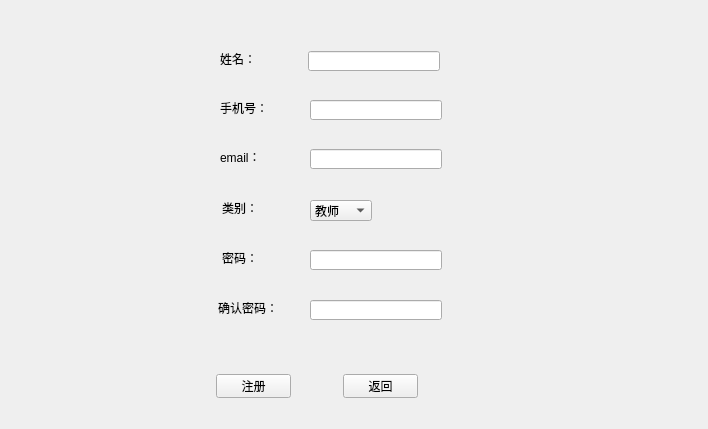
<?xml version="1.0" encoding="UTF-8"?>
<ui version="4.0">
 <class>RegisterWidget</class>
 <widget class="QWidget" name="RegisterWidget">
  <property name="geometry">
   <rect>
    <x>0</x>
    <y>0</y>
    <width>708</width>
    <height>429</height>
   </rect>
  </property>
  <property name="windowTitle">
   <string>Form</string>
  </property>
  <widget class="QLineEdit" name="m_mobileLineEdit_2">
   <property name="geometry">
    <rect>
     <x>310</x>
     <y>100</y>
     <width>132</width>
     <height>20</height>
    </rect>
   </property>
  </widget>
  <widget class="QLabel" name="label_8">
   <property name="geometry">
    <rect>
     <x>220</x>
     <y>100</y>
     <width>48</width>
     <height>16</height>
    </rect>
   </property>
   <property name="text">
    <string>手机号：</string>
   </property>
  </widget>
  <widget class="QPushButton" name="m_registerButton">
   <property name="geometry">
    <rect>
     <x>216</x>
     <y>374</y>
     <width>75</width>
     <height>24</height>
    </rect>
   </property>
   <property name="text">
    <string>注册</string>
   </property>
  </widget>
  <widget class="QPushButton" name="m_returnButton">
   <property name="geometry">
    <rect>
     <x>343</x>
     <y>374</y>
     <width>75</width>
     <height>24</height>
    </rect>
   </property>
   <property name="text">
    <string>返回</string>
   </property>
  </widget>
  <widget class="QLineEdit" name="m_nameLlineEdit">
   <property name="geometry">
    <rect>
     <x>308</x>
     <y>51</y>
     <width>132</width>
     <height>20</height>
    </rect>
   </property>
  </widget>
  <widget class="QLabel" name="label">
   <property name="geometry">
    <rect>
     <x>220</x>
     <y>51</y>
     <width>36</width>
     <height>16</height>
    </rect>
   </property>
   <property name="text">
    <string>姓名：</string>
   </property>
  </widget>
  <widget class="QLineEdit" name="m_mobileLineEdit">
   <property name="geometry">
    <rect>
     <x>310</x>
     <y>149</y>
     <width>132</width>
     <height>20</height>
    </rect>
   </property>
  </widget>
  <widget class="QLabel" name="label_3">
   <property name="geometry">
    <rect>
     <x>220</x>
     <y>149</y>
     <width>48</width>
     <height>16</height>
    </rect>
   </property>
   <property name="text">
    <string>email：</string>
   </property>
  </widget>
  <widget class="QLabel" name="label_5">
   <property name="geometry">
    <rect>
     <x>222</x>
     <y>200</y>
     <width>36</width>
     <height>16</height>
    </rect>
   </property>
   <property name="text">
    <string>类别：</string>
   </property>
  </widget>
  <widget class="QComboBox" name="m_roleComboBox">
   <property name="geometry">
    <rect>
     <x>310</x>
     <y>200</y>
     <width>62</width>
     <height>21</height>
    </rect>
   </property>
   <property name="sizePolicy">
    <sizepolicy hsizetype="Expanding" vsizetype="Fixed">
     <horstretch>0</horstretch>
     <verstretch>0</verstretch>
    </sizepolicy>
   </property>
   <item>
    <property name="text">
     <string>教师</string>
    </property>
   </item>
   <item>
    <property name="text">
     <string>研究生</string>
    </property>
   </item>
   <item>
    <property name="text">
     <string>本科生</string>
    </property>
   </item>
   <item>
    <property name="text">
     <string>其他</string>
    </property>
   </item>
  </widget>
  <widget class="QLabel" name="label_6">
   <property name="geometry">
    <rect>
     <x>222</x>
     <y>250</y>
     <width>36</width>
     <height>16</height>
    </rect>
   </property>
   <property name="text">
    <string>密码：</string>
   </property>
  </widget>
  <widget class="QLineEdit" name="m_passwordLineEdit">
   <property name="geometry">
    <rect>
     <x>310</x>
     <y>250</y>
     <width>132</width>
     <height>20</height>
    </rect>
   </property>
   <property name="echoMode">
    <enum>QLineEdit::Password</enum>
   </property>
  </widget>
  <widget class="QLabel" name="label_7">
   <property name="geometry">
    <rect>
     <x>218</x>
     <y>300</y>
     <width>60</width>
     <height>16</height>
    </rect>
   </property>
   <property name="text">
    <string>确认密码：</string>
   </property>
  </widget>
  <widget class="QLineEdit" name="m_passwordConfirmLineEdit">
   <property name="geometry">
    <rect>
     <x>310</x>
     <y>300</y>
     <width>132</width>
     <height>20</height>
    </rect>
   </property>
   <property name="echoMode">
    <enum>QLineEdit::Password</enum>
   </property>
  </widget>
 </widget>
 <resources/>
 <connections/>
</ui>
